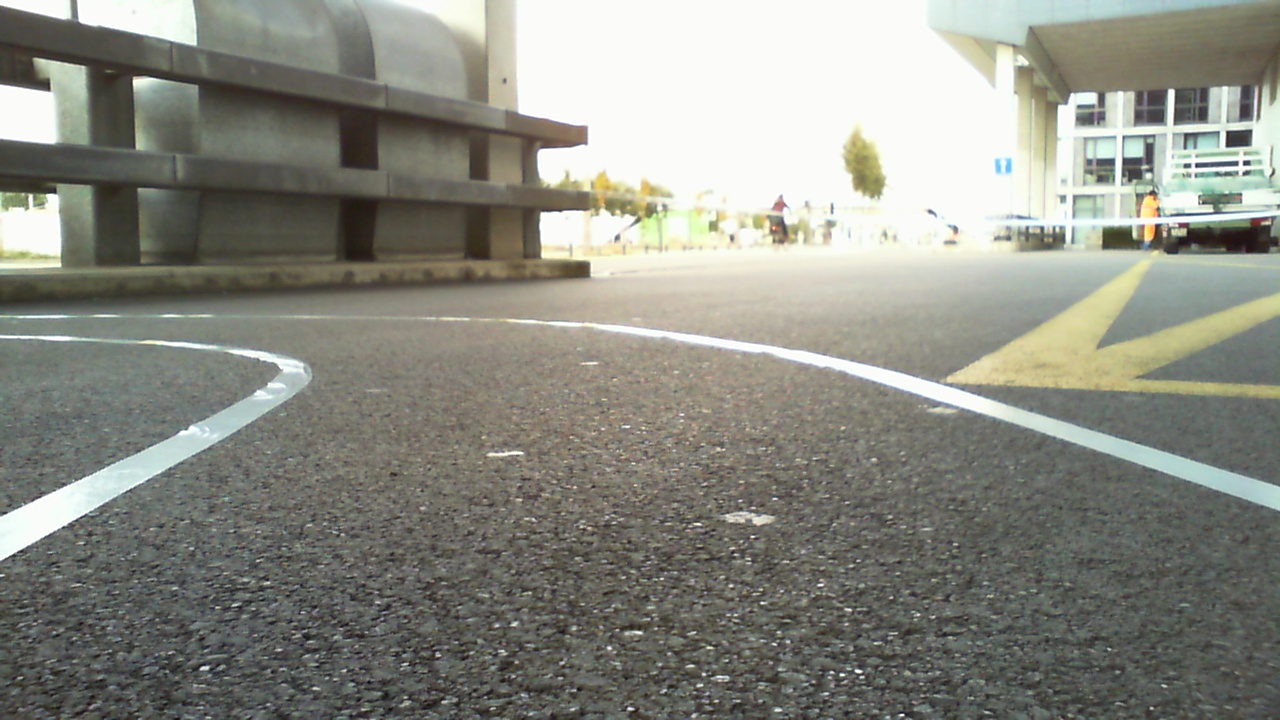
#> input picture lane_detection/samples/im0.jpg, 1280 x 720 px
$ python lane_detection.py   (Python 2 division)   (older library calls are emulated)
#> lines starting #> are read from the running program, lines starting #| are printed output that depends on the picture; after the words box and inside, x2 and y2 are one past the last pixel; in counts of white or black regions, pixels touching at a corner belong together; pictures that were not available may be replaced by others from this repository, and a replacement may not be noted
import numpy as np
import cv2
from scipy import signal
from sklearn.cluster import MeanShift, estimate_bandwidth

fname = 'samples/im0.jpg'
# fname = 'samples/solidWhiteCurve.jpg'
# fname = 'samples/straight1.jpg'
# fname = 'samples/corners4.jpg'
im = cv2.imread(fname)
#> im is the input picture: shape (720, 1280, 3); mean B, G, R 129.9, 139.2, 138.1
cap = cv2.VideoCapture('samples/vid0.avi')
print im.shape
#| (720, 1280, 3)
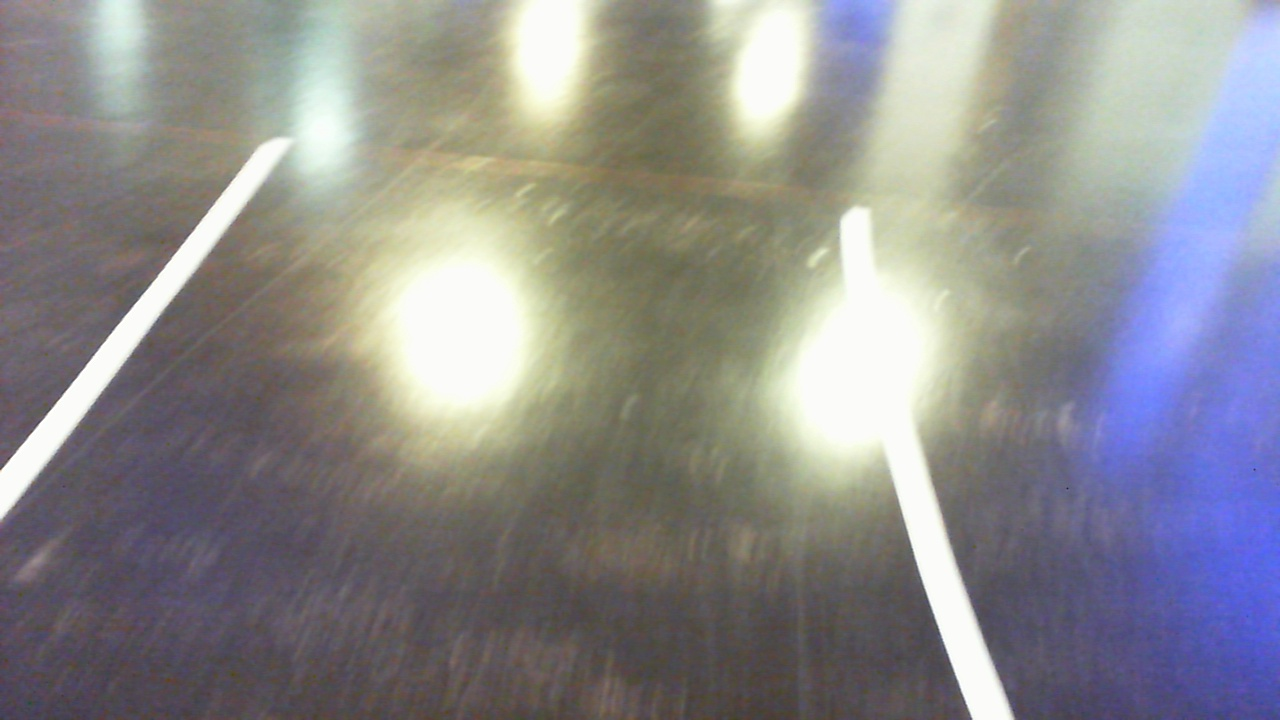
#> input picture lane_detection/samples/corners4.jpg, 1280 x 720 px, given in place of vid0.avi, which was not available
#> further down, im is the input picture: shape (720, 1280, 3); mean B, G, R 140.8, 139.6, 140.3


# [14 lines of commented-out code are left out]

def binary_thresh(channel, thresh = (0, 255), on = 1):
    binary = np.zeros_like(channel)
    binary[(channel > thresh[0]) & (channel <= thresh[1])] = on
    return binary

# [45 lines left out: functions perspective_transforms, perspective_warp, perspective_unwarp, calc_warp_points, not called in this run]

def extract_lanes(im):

    disp_im = im.copy()

    gray = cv2.cvtColor(im, cv2.COLOR_BGR2GRAY)
    kernel = 3
    sobelx = cv2.Sobel(gray, cv2.CV_64F, 1, 0, ksize=kernel)
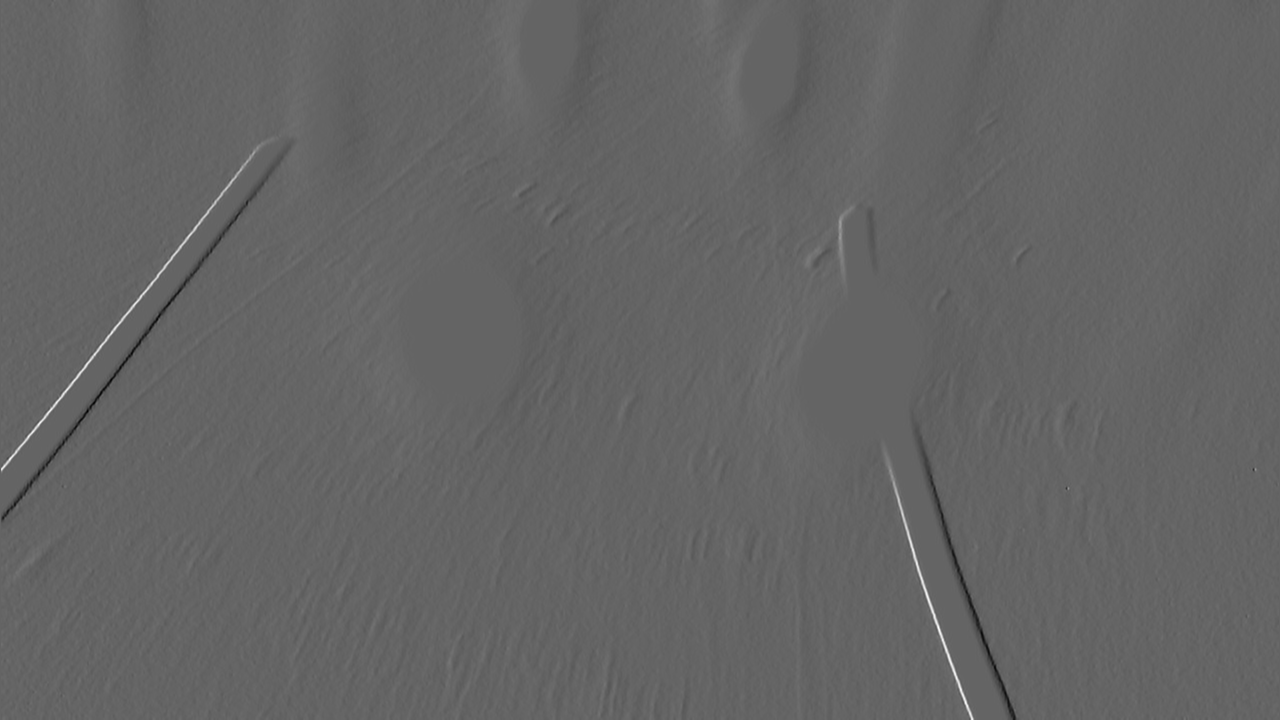
#> sobelx: shape (720, 1280) float64; min -367, max 562, mean 0.2; drawn with min black and max white
    sobely = cv2.Sobel(gray, cv2.CV_64F, 0, 1, ksize=kernel)
    abs_sobelx = np.absolute(sobelx)
    gradx = np.uint8(255*abs_sobelx/np.max(abs_sobelx))
    abs_sobely = np.absolute(sobely)
    grady = np.uint8(255*abs_sobely/np.max(abs_sobely)).copy()
    gradx_bin = binary_thresh(gradx, (85,255))
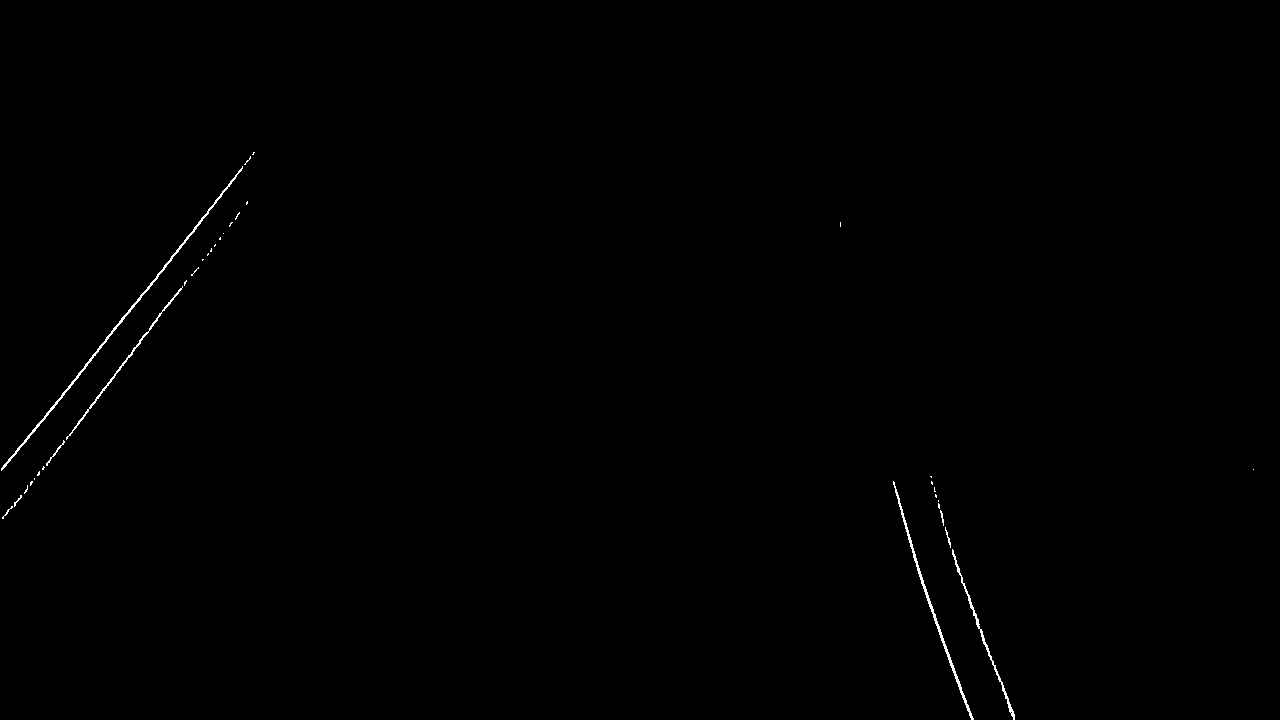
#> gradx_bin: shape (720, 1280); values 0 (black) and 1 (white), 0.29% white in thin lines or dots, all inside (x1, y1, x2, y2) = (1, 152, 1254, 720)

    hls = cv2.cvtColor(im, cv2.COLOR_BGR2HLS)
#> hls: shape (720, 1280, 3); mean of channels 0, 1, 2 69.4, 140.7, 48
    L = hls[:,:,1]
    S = hls[:,:,2]
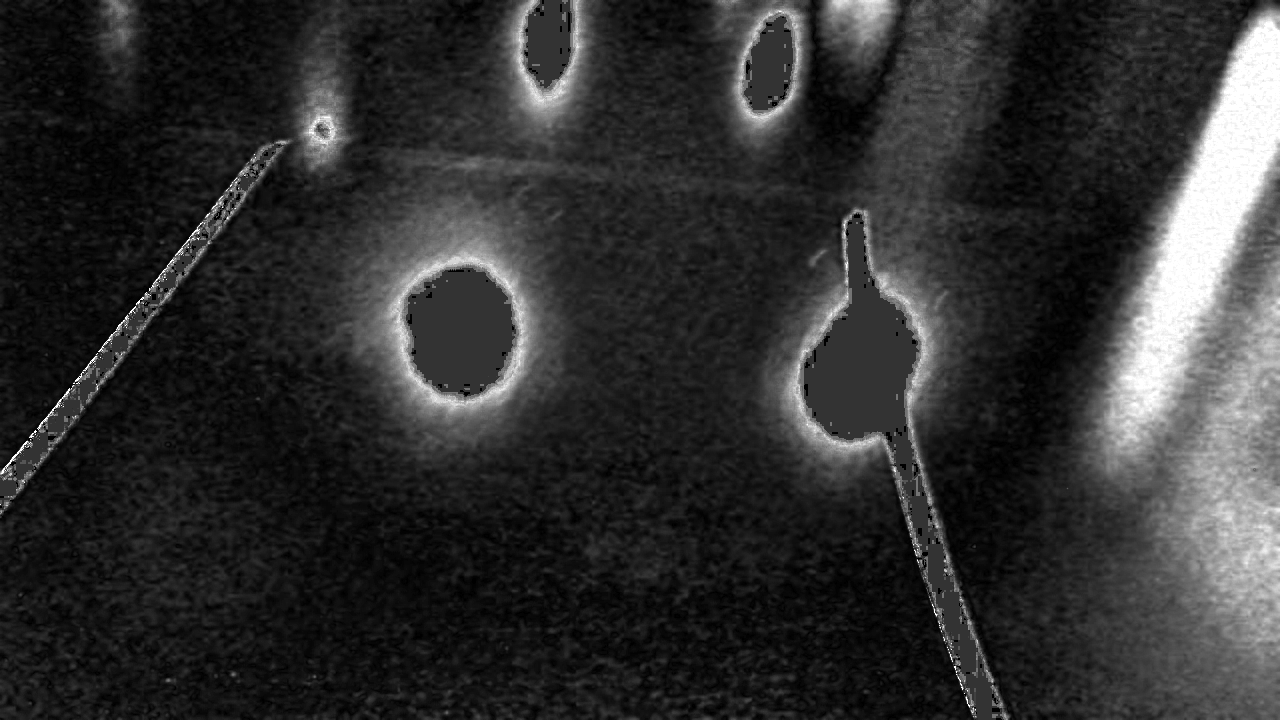
#> S: shape (720, 1280); min 0, max 255, mean 48
    L_bin = binary_thresh(L, (150,255))
#> L_bin: shape (720, 1280); values 0 (black) and 1 (white), 36.7% white; 164 white regions (142 under 20 px), largest, box (x1, y1, x2, y2) and area: (698, 0, 1280, 720) 214318, (0, 0, 614, 522) 112298, (56, 0, 163, 139) 9350
    S_bin = binary_thresh(S, (140,255))
#> S_bin: shape (720, 1280); values 0 (black) and 1 (white), 7.6% white; 422 white regions (393 under 20 px), largest, box (x1, y1, x2, y2) and area: (1105, 11, 1280, 456) 31309, (1182, 261, 1280, 646) 19895, (384, 238, 532, 414) 6585

    lanes_bin = gradx_bin | L_bin | S_bin
#> lanes_bin: shape (720, 1280); values 0 (black) and 1 (white), 36.9% white; 156 white regions (135 under 20 px), largest, box (x1, y1, x2, y2) and area: (698, 0, 1280, 720) 216385, (0, 0, 614, 522) 112774, (56, 0, 163, 139) 9350

    # [4 lines of commented-out code are left out]
    roi_offset = 450
    bin_warped = lanes_bin[-roi_offset:,:].copy()
#> bin_warped: shape (450, 1280); values 0 (black) and 1 (white), 24.8% white; 49 white regions (38 under 20 px), largest, box (x1, y1, x2, y2) and area: (738, 0, 1015, 450) 52818, (1086, 0, 1280, 376) 46015, (325, 0, 574, 195) 34836

    # [4 lines of commented-out code are left out]

    kernel = cv2.getStructuringElement(cv2.MORPH_ELLIPSE,(10,10))
    bin_warped = cv2.morphologyEx(bin_warped, cv2.MORPH_OPEN, kernel)
#> bin_warped: shape (450, 1280); values 0 (black) and 1 (white), 24.3% white; 6 white regions, box (x1, y1, x2, y2) and area: (742, 0, 1016, 450) 52417, (1093, 0, 1280, 372) 43935, (336, 0, 573, 195) 34423, (0, 0, 195, 249) 8966, (1249, 348, 1259, 358) 83, (984, 0, 994, 6) 47
    bin_warped = cv2.morphologyEx(bin_warped, cv2.MORPH_CLOSE, kernel)
#> bin_warped: shape (450, 1280); values 0 (black) and 1 (white), 24.4% white; 4 white regions, box (x1, y1, x2, y2) and area: (743, 0, 1017, 450) 52537, (1094, 0, 1280, 372) 44323, (337, 0, 574, 195) 34521, (0, 0, 196, 249) 9002

    gray = cv2.GaussianBlur(gray, (5,5), 0)
    edges = cv2.Canny(gray[-roi_offset:,:],150,300,apertureSize = 3)
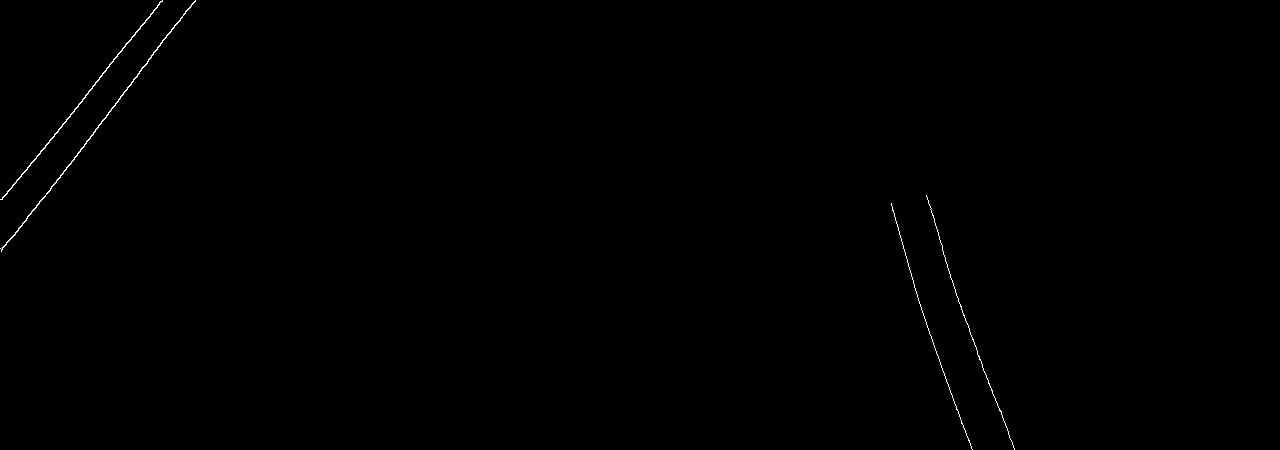
#> edges: shape (450, 1280); 0.23% white in thin lines or dots, all inside (x1, y1, x2, y2) = (0, 0, 1015, 450)
    # edges = cv2.Canny(bin_warped*255,50,150,apertureSize = 3)
    lines = cv2.HoughLines(edges,1,np.pi/180,100)
#> lines = [[154, 0.646], [126, 0.681], [155, 0.663], [-798, 2.79], [-786, 2.78]]
    print lines
#| [[[ 1.5400000e+02  6.4577180e-01]]
#|  [[ 1.2600000e+02  6.8067843e-01]]
#|  [[ 1.5500000e+02  6.6322511e-01]]
#|  [[-7.9800000e+02  2.7925267e+00]]
#|  [[-7.8600000e+02  2.7750735e+00]]]

    if lines is None:
        cluster_centers = None
    elif len(lines[0]) == 1:
        cluster_centers = lines[0][0]
#> cluster_centers = [154, 0.646]
    else:
        # [8 lines of commented-out code are left out]

        for rho,theta in lines[0]:
            a = np.cos(theta)
            b = np.sin(theta)
            x0 = a*rho
            y0 = b*rho
            x1 = int(x0 + 1000*(-b))
            y1 = int(y0 + 1000*(a))
            x2 = int(x0 - 1000*(-b))
            y2 = int(y0 - 1000*(a))
            cv2.line(disp_im,(x1,y1+roi_offset),(x2,y2+roi_offset),(0,0,255),2)
        # [10 lines of commented-out code are left out]
    cluster_centers = None

    return cluster_centers, disp_im, bin_warped, edges

    # [54 lines of commented-out code are left out]


while(cap.isOpened()):
    ret, im = cap.read()
    if im is None:
        break
    lanes, disp_im, bin_warped, edges = extract_lanes(im)
    # print lanes

    cv2.imshow('im',disp_im)
    cv2.imshow('e', edges)
    cv2.imshow('bin_warped', bin_warped*255)
    c = cv2.waitKey(1)
#> (key q is pressed here)
    if c == ord('q'):
        break
